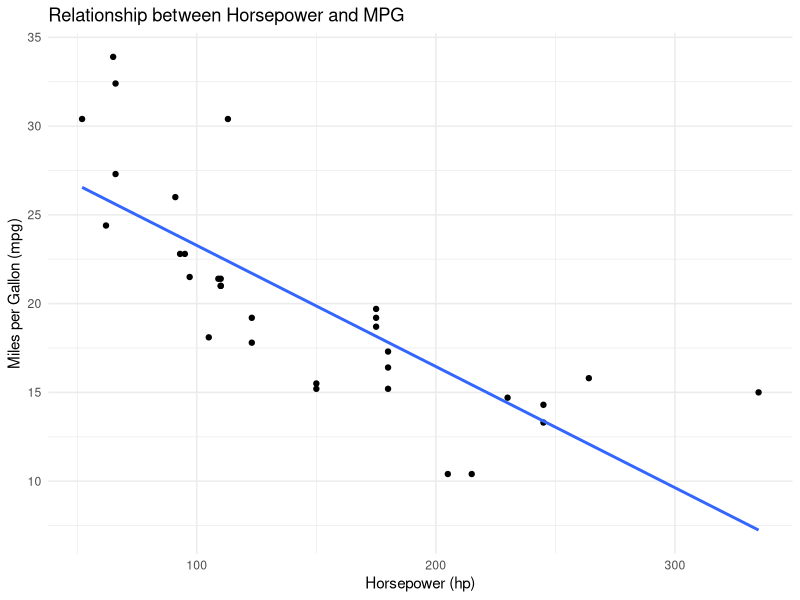

Here is the R script that generated this plot:
library(ggplot2)

ggplot(mtcars, aes(x = hp, y = mpg)) +
  geom_point() +
  geom_smooth(method = "lm", se = FALSE) +
  theme_minimal() +
  labs(title = "Relationship between Horsepower and MPG",
       x = "Horsepower (hp)",
       y = "Miles per Gallon (mpg)")
